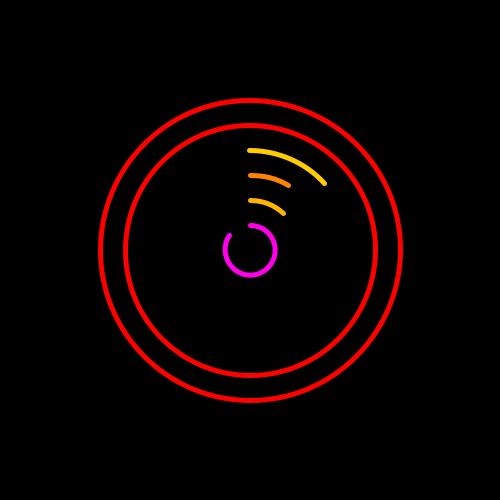
Frame 1 (no input)
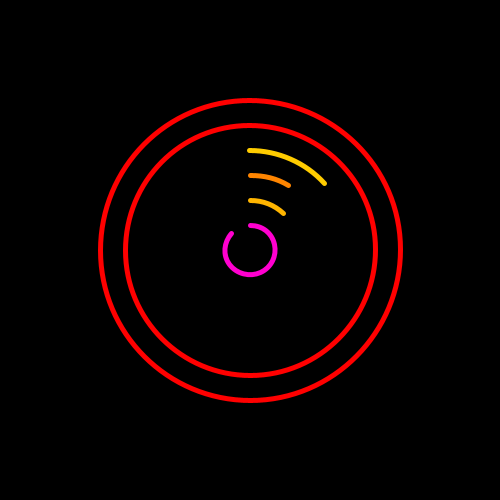
Frame 60 (the mouse pressed at the canvas centre just before this capture)
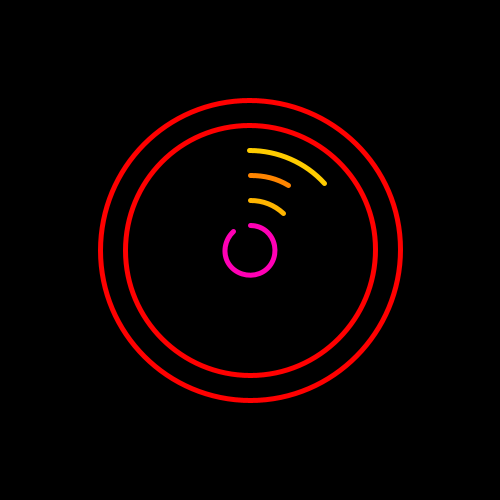
Frame 120 (the mouse held since frame 60 and released just before this capture)

The Processing sketch that drew these frames (run headless with seeded random() and noise(); from frame 60 on, the mouse is pressed at the canvas centre):

// Processing sketch: TickTock
// ── TickTock.pde
float[] a = new float[6];
 
void setup() {  
    size(500,500);
    colorMode(HSB);
    stroke(255);
    strokeWeight(5);
    noFill();
} 
 
void draw() {
    background(0);
    translate(width/2,height/2);
    
    a[0] = map(second(),0,59,0,TWO_PI) - PI/2;
    a[1] = map(minute(),0,59,0,TWO_PI) - PI/2;
    a[2] = map(hour(),0,23,0,TWO_PI) - PI/2;
    a[3] = map(day(),1,31,0,TWO_PI) - PI/2;
    a[4] = map(month(),1,12,0,TWO_PI) - PI/2;
    a[5] = map(year(),2010,2020,0,TWO_PI) - PI/2;
    
    
    for(int i=0; i!=a.length; ++i){
        stroke(map(a[i],-PI/2,TWO_PI-PI/2,0,255),255,255);
        arc(0,0,50+i*50,50+i*50,-PI/2,a[i]);
    }
}
